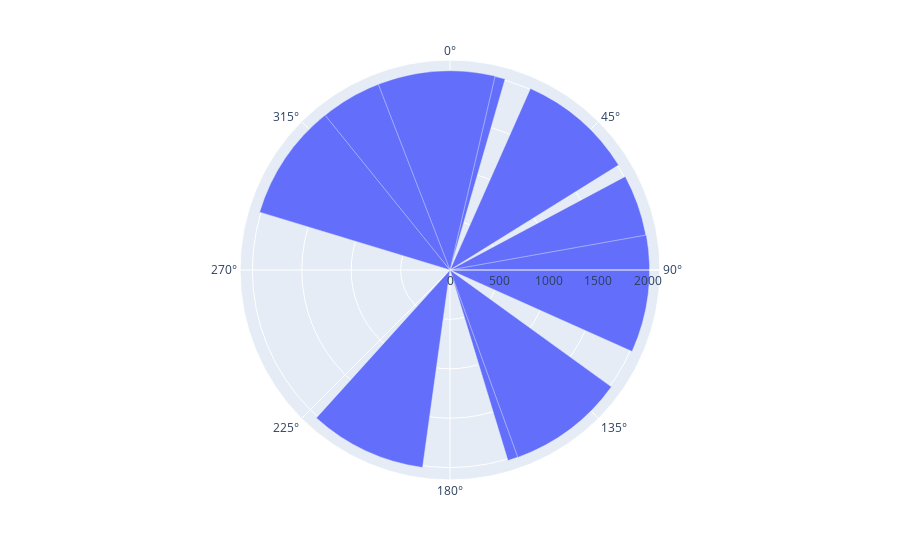

Notebook cell for this chart:
### Code cell
px.bar_polar(r=years,theta=sales)

### Figure 1 — Plotly figure (JSON) as saved in the notebook; plotly's stock layout.template omitted (floating-point values rounded to 4 significant figures)
{"data": [{"hovertemplate": "r=%{r}<br>theta=%{theta}<extra></extra>", "legendgroup": "", "marker": {"color": "#636efa", "pattern": {"shape": ""}}, "name": "", "r": [2010, 2011, 2012, 2013, 2014, 2015, 2016, 2017, 2018, 2019], "showlegend": false, "subplot": "polar", "theta": [2561, 2599, 3599, 1416, 3544, 2516, 4466, 3023, 4885, 4777], "type": "barpolar"}], "layout": {"barmode": "relative", "legend": {"tracegroupgap": 0}, "margin": {"t": 60}, "polar": {"angularaxis": {"direction": "clockwise", "rotation": 90}, "domain": {"x": [0, 1], "y": [0, 1]}}}}
